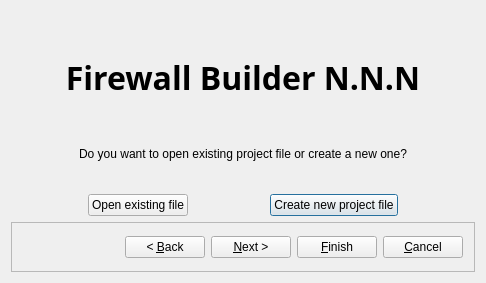
<?xml version="1.0" encoding="UTF-8"?>
<ui version="4.0">
 <class>startWizard_q</class>
 <widget class="QDialog" name="startWizard_q">
  <property name="geometry">
   <rect>
    <x>0</x>
    <y>0</y>
    <width>486</width>
    <height>283</height>
   </rect>
  </property>
  <layout class="QVBoxLayout">
   <item>
    <widget class="QLabel" name="titleLabel">
     <property name="sizePolicy">
      <sizepolicy hsizetype="MinimumExpanding" vsizetype="Fixed">
       <horstretch>0</horstretch>
       <verstretch>0</verstretch>
      </sizepolicy>
     </property>
     <property name="minimumSize">
      <size>
       <width>0</width>
       <height>25</height>
      </size>
     </property>
     <property name="font">
      <font>
       <family>Sans Serif</family>
       <pointsize>14</pointsize>
       <italic>false</italic>
       <bold>true</bold>
      </font>
     </property>
     <property name="text">
      <string/>
     </property>
     <property name="alignment">
      <set>Qt::AlignmentFlag::AlignCenter</set>
     </property>
    </widget>
   </item>
   <item>
    <widget class="QStackedWidget" name="stackedWidget">
     <property name="currentIndex">
      <number>0</number>
     </property>
     <widget class="QWidget" name="page0">
      <layout class="QGridLayout">
       <property name="leftMargin">
        <number>0</number>
       </property>
       <property name="topMargin">
        <number>0</number>
       </property>
       <property name="rightMargin">
        <number>0</number>
       </property>
       <property name="bottomMargin">
        <number>0</number>
       </property>
       <item row="0" column="0" colspan="5">
        <widget class="QLabel" name="programName">
         <property name="font">
          <font>
           <family>Aharoni</family>
           <pointsize>24</pointsize>
          </font>
         </property>
         <property name="text">
          <string>&lt;b&gt;Firewall Builder N.N.N&lt;/b&gt;</string>
         </property>
         <property name="alignment">
          <set>Qt::AlignmentFlag::AlignCenter</set>
         </property>
         <property name="wordWrap">
          <bool>true</bool>
         </property>
        </widget>
       </item>
       <item row="1" column="0" colspan="5">
        <widget class="QLabel" name="textLabel2">
         <property name="text">
          <string>Do you want to open existing project file or create a new one?</string>
         </property>
         <property name="alignment">
          <set>Qt::AlignmentFlag::AlignCenter</set>
         </property>
         <property name="wordWrap">
          <bool>false</bool>
         </property>
        </widget>
       </item>
       <item row="2" column="0">
        <spacer>
         <property name="orientation">
          <enum>Qt::Orientation::Horizontal</enum>
         </property>
         <property name="sizeType">
          <enum>QSizePolicy::Policy::Expanding</enum>
         </property>
         <property name="sizeHint" stdset="0">
          <size>
           <width>40</width>
           <height>20</height>
          </size>
         </property>
        </spacer>
       </item>
       <item row="2" column="3">
        <widget class="QPushButton" name="newFileButton">
         <property name="text">
          <string>Create new project file</string>
         </property>
        </widget>
       </item>
       <item row="2" column="2">
        <spacer>
         <property name="orientation">
          <enum>Qt::Orientation::Horizontal</enum>
         </property>
         <property name="sizeType">
          <enum>QSizePolicy::Policy::Expanding</enum>
         </property>
         <property name="sizeHint" stdset="0">
          <size>
           <width>40</width>
           <height>20</height>
          </size>
         </property>
        </spacer>
       </item>
       <item row="2" column="1">
        <widget class="QPushButton" name="openFileButton">
         <property name="text">
          <string>Open existing file</string>
         </property>
        </widget>
       </item>
       <item row="2" column="4">
        <spacer>
         <property name="orientation">
          <enum>Qt::Orientation::Horizontal</enum>
         </property>
         <property name="sizeType">
          <enum>QSizePolicy::Policy::Expanding</enum>
         </property>
         <property name="sizeHint" stdset="0">
          <size>
           <width>30</width>
           <height>20</height>
          </size>
         </property>
        </spacer>
       </item>
      </layout>
     </widget>
     <widget class="QWidget" name="page1">
      <layout class="QGridLayout">
       <property name="leftMargin">
        <number>0</number>
       </property>
       <property name="topMargin">
        <number>0</number>
       </property>
       <property name="rightMargin">
        <number>0</number>
       </property>
       <property name="bottomMargin">
        <number>0</number>
       </property>
       <item row="0" column="0">
        <widget class="QLabel" name="fileLbl">
         <property name="text">
          <string>File name: %1</string>
         </property>
         <property name="wordWrap">
          <bool>false</bool>
         </property>
        </widget>
       </item>
       <item row="1" column="0">
        <widget class="QCheckBox" name="rcsBtn">
         <property name="text">
          <string>Activate Revision Control System for this file
(if you do not do this now, you can always activate it later)</string>
         </property>
        </widget>
       </item>
       <item row="3" column="0">
        <spacer>
         <property name="orientation">
          <enum>Qt::Orientation::Vertical</enum>
         </property>
         <property name="sizeType">
          <enum>QSizePolicy::Policy::Expanding</enum>
         </property>
         <property name="sizeHint" stdset="0">
          <size>
           <width>20</width>
           <height>60</height>
          </size>
         </property>
        </spacer>
       </item>
       <item row="2" column="0">
        <widget class="QCheckBox" name="autoopenBtn">
         <property name="text">
          <string>Let the program automatically open this file when I start it next time
(you can activate this option later using Preferences dialog)</string>
         </property>
        </widget>
       </item>
      </layout>
     </widget>
    </widget>
   </item>
   <item>
    <widget class="QFrame" name="frame">
     <property name="sizePolicy">
      <sizepolicy hsizetype="MinimumExpanding" vsizetype="Fixed">
       <horstretch>1</horstretch>
       <verstretch>0</verstretch>
      </sizepolicy>
     </property>
     <property name="minimumSize">
      <size>
       <width>400</width>
       <height>50</height>
      </size>
     </property>
     <property name="frameShape">
      <enum>QFrame::Shape::StyledPanel</enum>
     </property>
     <property name="frameShadow">
      <enum>QFrame::Shadow::Raised</enum>
     </property>
     <layout class="QHBoxLayout">
      <item>
       <spacer>
        <property name="orientation">
         <enum>Qt::Orientation::Horizontal</enum>
        </property>
        <property name="sizeHint" stdset="0">
         <size>
          <width>40</width>
          <height>20</height>
         </size>
        </property>
       </spacer>
      </item>
      <item>
       <widget class="QPushButton" name="backButton">
        <property name="text">
         <string>&lt; &amp;Back</string>
        </property>
       </widget>
      </item>
      <item>
       <widget class="QPushButton" name="nextButton">
        <property name="text">
         <string>&amp;Next &gt;</string>
        </property>
        <property name="flat">
         <bool>false</bool>
        </property>
       </widget>
      </item>
      <item>
       <widget class="QPushButton" name="finishButton">
        <property name="text">
         <string>&amp;Finish</string>
        </property>
        <property name="flat">
         <bool>false</bool>
        </property>
       </widget>
      </item>
      <item>
       <widget class="QPushButton" name="cancelButton">
        <property name="text">
         <string>&amp;Cancel</string>
        </property>
       </widget>
      </item>
     </layout>
    </widget>
   </item>
  </layout>
 </widget>
 <layoutdefault spacing="6" margin="11"/>
 <tabstops>
  <tabstop>openFileButton</tabstop>
  <tabstop>newFileButton</tabstop>
  <tabstop>rcsBtn</tabstop>
  <tabstop>autoopenBtn</tabstop>
 </tabstops>
 <resources/>
 <connections>
  <connection>
   <sender>newFileButton</sender>
   <signal>clicked()</signal>
   <receiver>startWizard_q</receiver>
   <slot>newFile()</slot>
   <hints>
    <hint type="sourcelabel">
     <x>20</x>
     <y>20</y>
    </hint>
    <hint type="destinationlabel">
     <x>20</x>
     <y>20</y>
    </hint>
   </hints>
  </connection>
  <connection>
   <sender>openFileButton</sender>
   <signal>clicked()</signal>
   <receiver>startWizard_q</receiver>
   <slot>openFile()</slot>
   <hints>
    <hint type="sourcelabel">
     <x>20</x>
     <y>20</y>
    </hint>
    <hint type="destinationlabel">
     <x>20</x>
     <y>20</y>
    </hint>
   </hints>
  </connection>
  <connection>
   <sender>startWizard_q</sender>
   <signal>selected(QString)</signal>
   <receiver>startWizard_q</receiver>
   <slot>selected(QString)</slot>
   <hints>
    <hint type="sourcelabel">
     <x>20</x>
     <y>20</y>
    </hint>
    <hint type="destinationlabel">
     <x>20</x>
     <y>20</y>
    </hint>
   </hints>
  </connection>
 </connections>
 <slots>
  <signal>selected(QString)</signal>
  <slot>newFile()</slot>
  <slot>openFile()</slot>
  <slot>selected(QString)</slot>
 </slots>
</ui>
